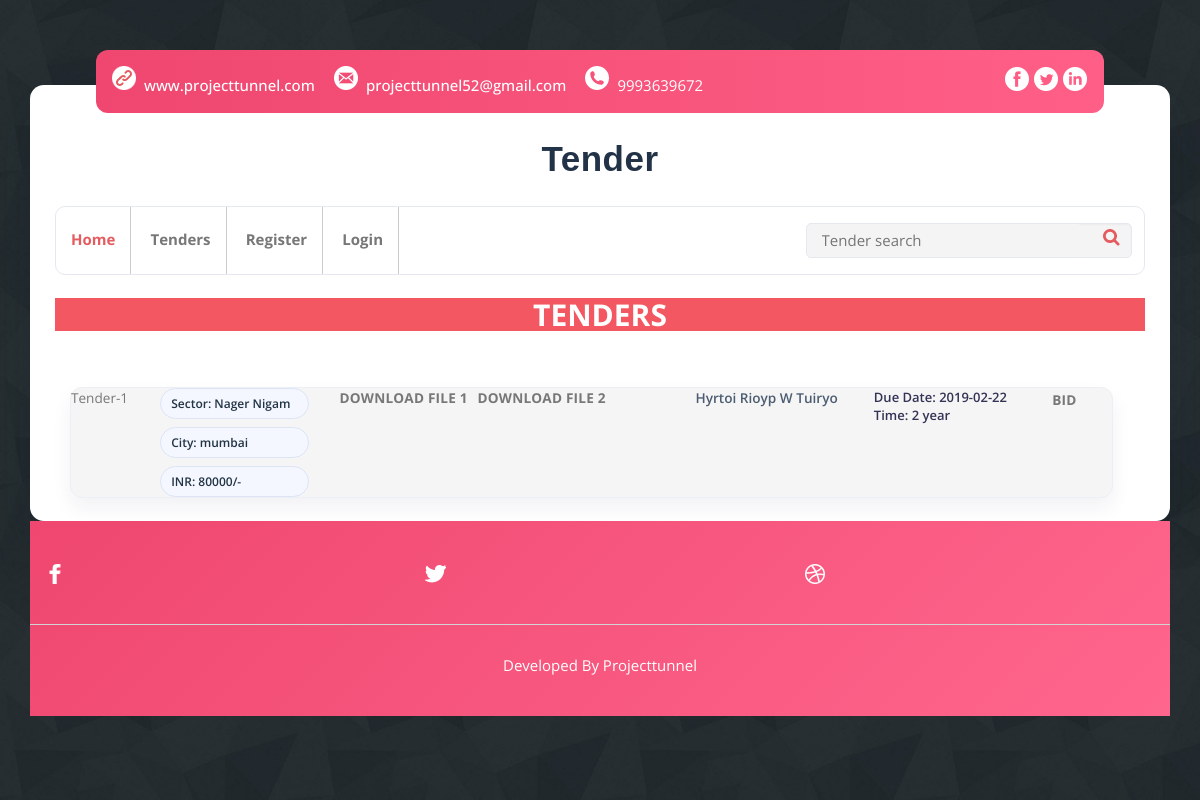
The page /tender.php on the database its author committed.
### tables this page shows
CREATE TABLE `tender` (
  `id` int(3) NOT NULL,
  `TID` int(30) NOT NULL,
  `sector_name` varchar(50) NOT NULL,
  `discription` varchar(50) NOT NULL,
  `fileone` varchar(150) NOT NULL,
  `filetwo` varchar(150) NOT NULL,
  `city` varchar(60) NOT NULL,
  `INR` varchar(50) NOT NULL,
  `due_date` date NOT NULL,
  `time` varchar(34) NOT NULL,
  `allot` bit(1) NOT NULL DEFAULT b'0'
);

### dbconfig.php (called while the page is built, shortened)
<?php
function select($query)
{
    $cid = mysqli_connect(server, user, password, database) or die("connection error");
    $result = mysqli_query($cid, $query);
    return $result;
}

### tender.php (the view, shortened to what this page needs)
<?php
include"dbconfig.php";
	 $query="select * from tender where allot='0'";
	$result=select($query);
?>
<!DOCTYPE HTML>
<html>
<head>
<link href="css/bootstrap.css" rel="stylesheet" type="text/css" media="all">
<link href="css/style.css" rel="stylesheet" type="text/css" media="all"/>
</head>
<body>
<div class="mother-grid">
	<div class="container">
	  <div class="temp-padd">
		<div class="top-strip">
			<div class="address">
				<ul>
					<li><a href="https://projecttunnel.com/"><span class="link"> </span>www.projecttunnel.com</a></li>
					<li><a href="mailto:example@email.com"><span class="mes"> </span>projecttunnel52@gmail.com</a></li>
					<li><span class="ph"> </span>9993639672</li>
				</ul>
			</div>
			<div class="social-icons">
				<ul>
					<li><a href="https://www.facebook.com/projecttunnel/"> <span class="w-f"> </span></a></li>
                   <li><a href="https://twitter.com/PROJECTTUNNEL1"> <span class="w-tw"> </span></a></li>
                   <li><a href="https://www.linkedin.com/in/project-tunnel-75479a164/"> <span class="w-in"> </span></a></li>
				</ul>
			</div>
   </div>
<div class="title-main">
			<a href="index.php"><h1>Tender</h1></a>
</div>
<div class="header">
			<div class="navg">
			<?php include"nav.php";?>
			</div>
				<form method="post" action="search.php">
			<div class="search">
				<input type="text"  name="tender" placeholder="Tender search" onfocus="this.value = '';" onblur="if (this.value == '') {this.value = 'Site search';}"/>
			<input type="submit" name="search" value=""/>
      	</div></form>
			<div class="clearfix"> </div>
  </div></br>
<h2 style="text-align:center;background-color:#F35761;color:white;font-weight:bold">TENDERS</h2></br></br>
<div class="container">
<div class="row">
<div class="col-lg-11">
<div class="chart-area">
	   <?php
		   $n=1;
		   while($result && $r=mysqli_fetch_array($result))
		   {extract($r);
		   ?>
            <div class="card-footer small text-muted" style="background-color:#F5F5F5;">
			<div class="row">
			<div class="col-lg-1">
Tender-<?=$n?></br>
			</div>
			<div class="col-lg-2" style="color:blue">
			<div class="tender-meta">
				<span class="meta-chip">Sector: <?=$sector_name?></span>
				<span class="meta-chip">City: <?=$city?></span>
				<span class="meta-chip">INR: <?=$INR?>/-</span>
			</div>
			</div>
			<div class="col-lg-4">
			<div class="download-actions">
				<a href="admin/<?=$fileone?>" class="btn btn-danger">Download File 1</a>
				<a href="admin/<?=$filetwo?>" class="btn btn-danger">Download File 2</a>
			</div>
			</div>
			<div class="col-lg-2">
			<span class="tender-desc"><?=ucwords($discription)?></span>
			</div>
				<div class="col-lg-2" style="color:blue">
			<div class="tender-due">Due Date: <?=$due_date?></div>
			<div class="tender-due">Time: <?=$time?></div>
			</div>
			<div class="col-lg-1"><a href="bidding.php?id=<?=$id?>" class="btn btn-danger">BID</a></div>
			</div>
			</div></br>
           <?php
		   $n++;
		   }
		   ?>
                  </div>
</div>
<div class="col-lg-1"></div>
</div>
</div>
</div>
 <div class="footer">
		<div class="footer-main">
			<div class="footer-top">
				<div class="col-md-4 footer-grid">
					<a href="https://www.facebook.com/projecttunnel/"><img src="images/ftr-fa.png" alt=""/></a>
				</div>
				<div class="col-md-4 footer-grid">
					<a href="https://twitter.com/PROJECTTUNNEL1"><img src="images/tw.png" alt=""/></a>
				</div>
				<div class="col-md-4 footer-grid">
					<a href="http://projecttunnel.com/"><img src="images/drib.png" alt=""/></a>
				</div>
			  <div class="clearfix"> </div>
			</div>
			<div class="footer-bottom">
				<p>Developed By  <a href="http://projecttunnel.com/">Projecttunnel </a></p>
			</div>
		</div>
	   </div>
	</div>
  </div>
</body>
</html>

### rows shown on the page
tender: sector_name "Nager Nigam", city "mumbai", INR "80000", discription "Hyrtoi Rioyp W Tuiryo", due_date "2019-02-22", time "2 year"
